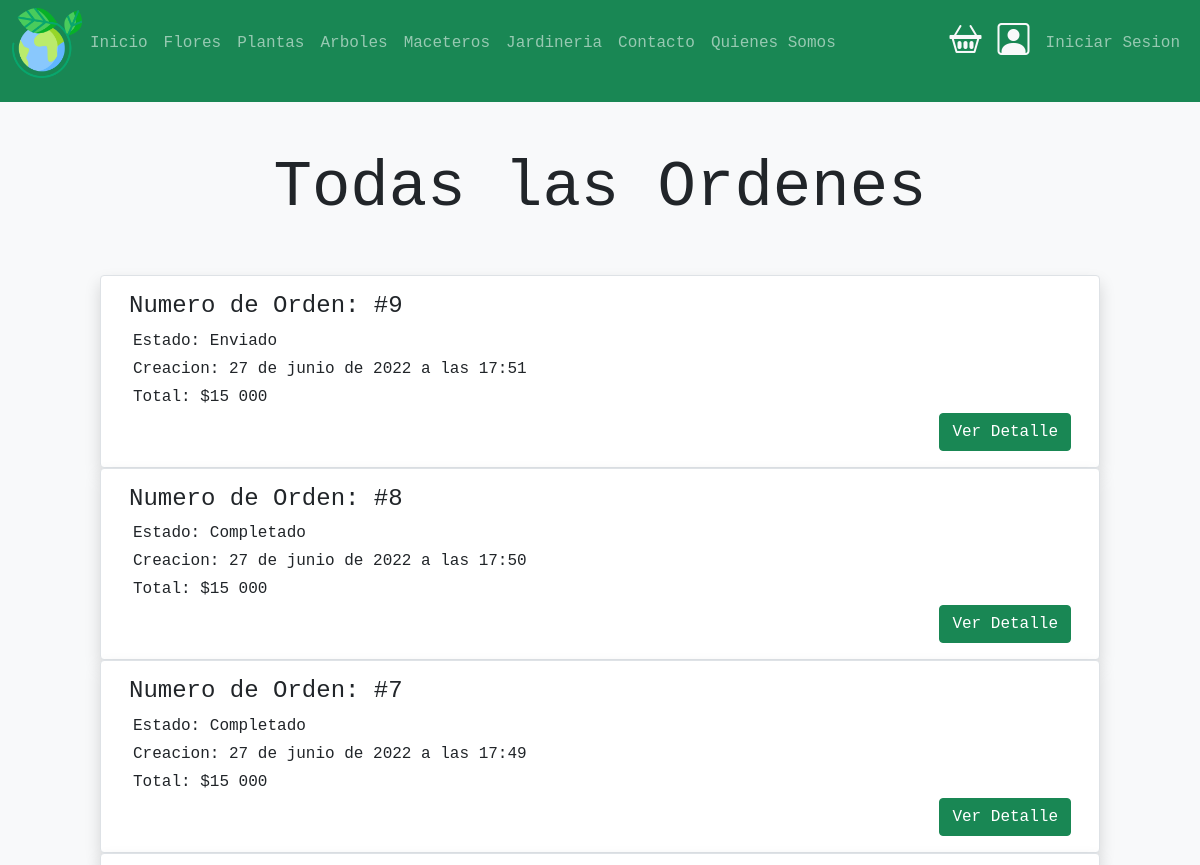
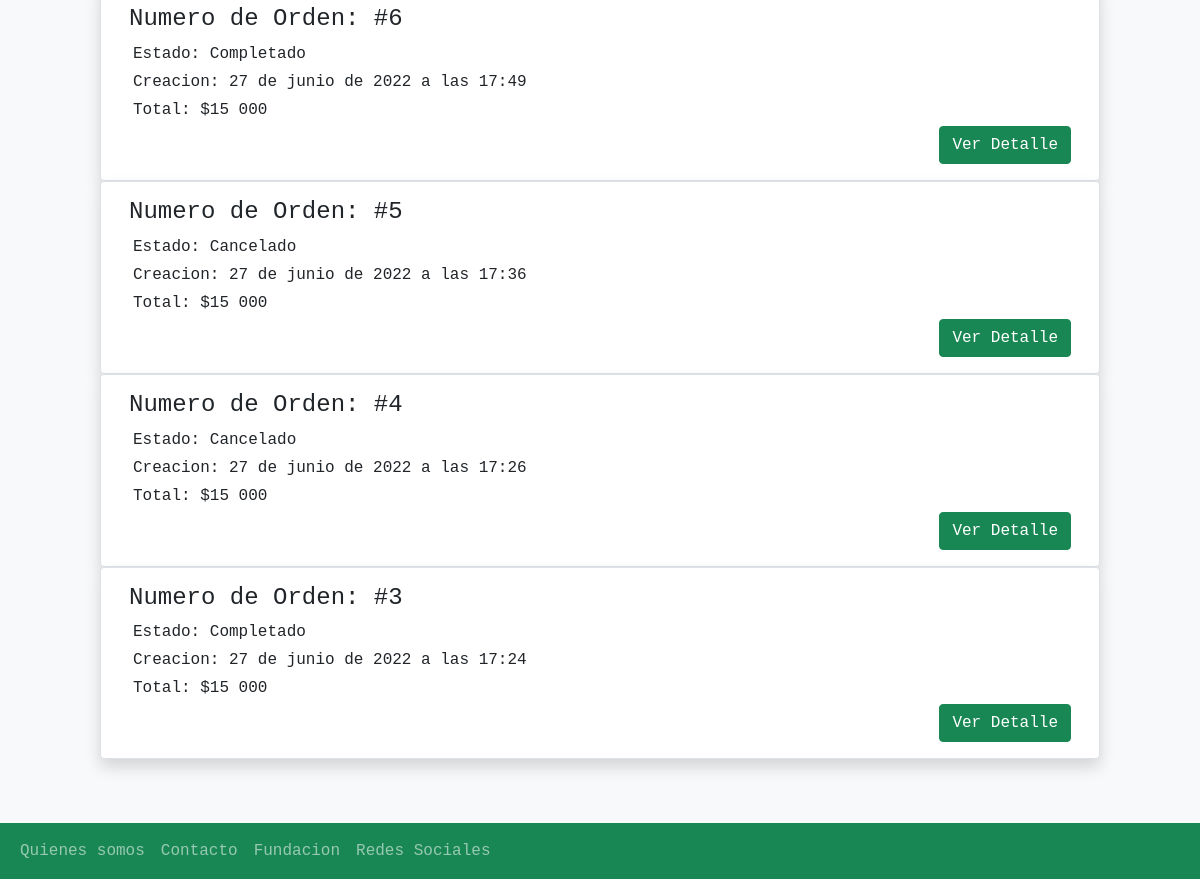
/orden/allOrdenes, run on an earlier commit of the app's database (2 pictures, top to bottom).
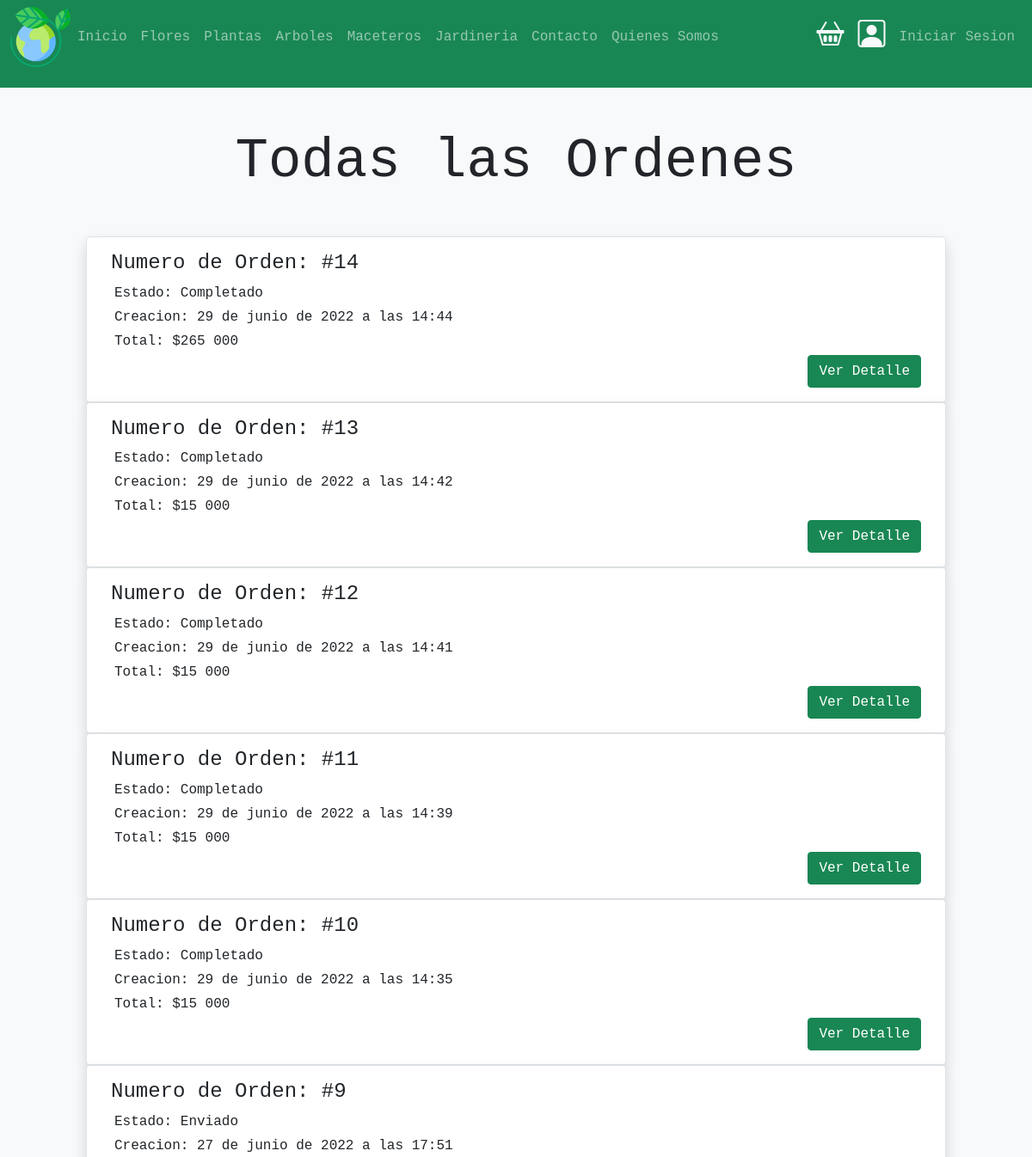
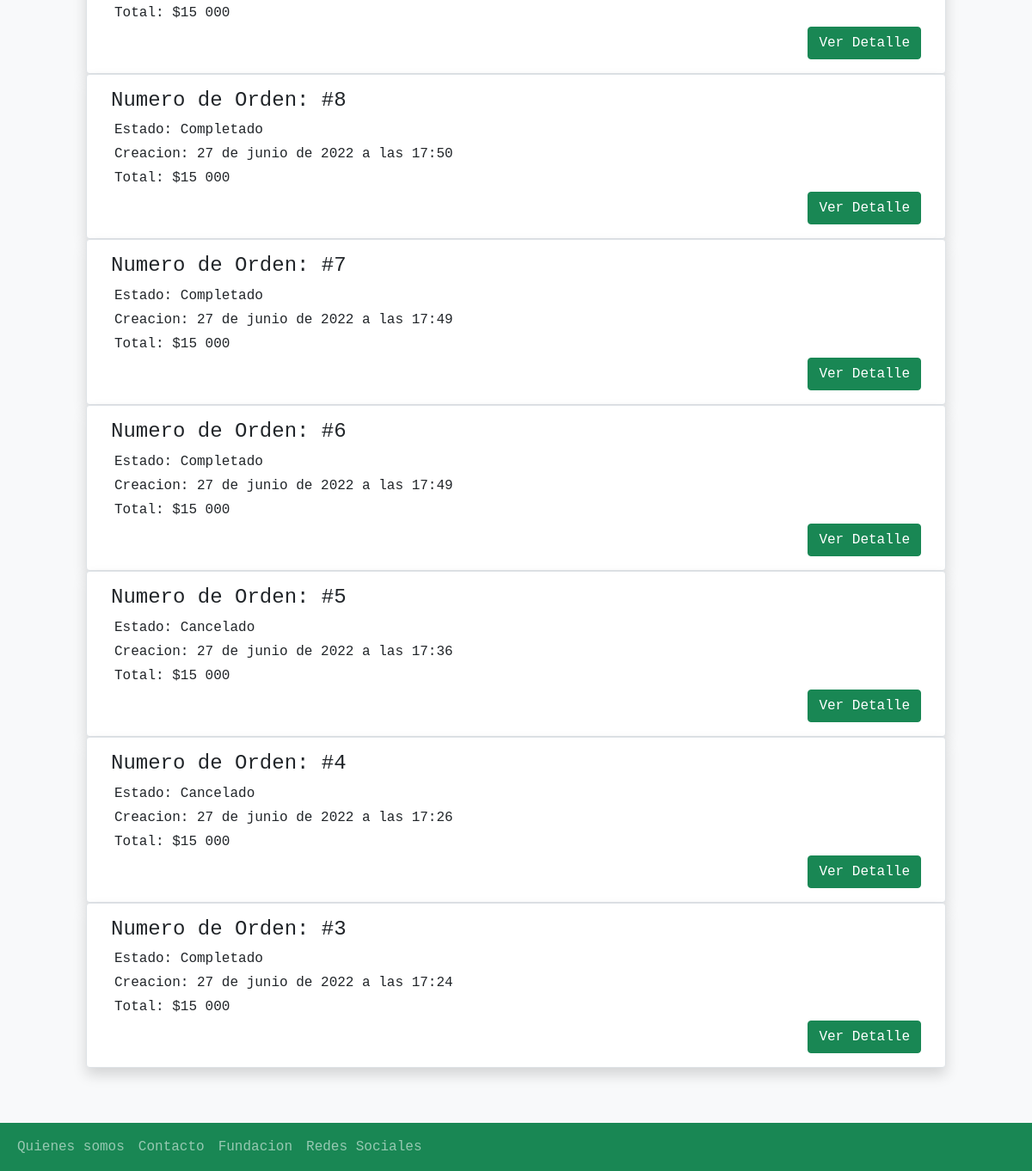
And on a later commit of the database (2 pictures, top to bottom).
### ordenes/models.py (models this page shows, shortened)
class Ordenes(models.Model):
    orden_id = models.CharField(max_length=100, null=False, blank=False, unique=True)
    usuario = models.ForeignKey(User, on_delete = models.CASCADE)
    carrito = models.ForeignKey(Carrito, on_delete = models.CASCADE)
    status = models.ForeignKey(status, on_delete= models.PROTECT)
    total = models.IntegerField(default=0)
    envio = models.IntegerField(default=15000)
    creacion = models.DateTimeField(auto_now_add=True)
    direccion_envio = models.CharField( max_length=200 ,null=True , blank=True,)

class status(models.Model):
    nombre = models.CharField(max_length=50,blank=False, null=False, unique=True)
    def __str__(self):
        return self.nombre

### ordenes/views.py (the view)
# urls.py: path('allOrdenes', views.allOrdenes , name='allOrdenes'),
def allOrdenes(request):
    ordenes = Ordenes.objects.all().order_by('-id')
    return render(request,'ordenes/allOrdenes.html',{ 'ordenes':ordenes})

### ordenes/templates/ordenes/allOrdenes.html (shortened to what this page needs)
{% extends 'base.html' %}
{% load static %}
{% load humanize %}
{% block contenido %}
<section>
    <div class="p-5 bg-light">
        <div class="container">
            <h1 class="display-3 text-center bg-light">Todas las Ordenes</h1>
        </div>
        <section>
            <div class="container mb-3 mt-5">
                <div class="row">
                    {% for orden in ordenes %}
                    <div class="card border rounded shadow">
                        <div class="card-body">
                            <h4 class="card-title"> Numero de Orden: #{{ orden.id}}</h4>
                            <p class="card-text m-1">Estado: {{orden.status}} </p>
                            <p class="card-text m-1"> Creacion: {{ orden.creacion}} </p>
                            <p class="card-text m-1"> Total: ${{ orden.total | intcomma}} </p>
                            <div class="d-flex justify-content-end">
                                <a href="{% url 'ordenes:detalleCompra'  orden.carrito_id %}" class="btn btn-success" role="button"> Ver Detalle</a>
                            </div>
                        </div>
                    </div>
                    {% endfor %}
                </div>
            </div>
        </section>
    </div>
</section>
{% endblock contenido %}

### templates/base.html (shortened to what this page needs)
{% load static %}
<!DOCTYPE html>
<html lang="es">
<head>
    <link href="https://cdn.jsdelivr.net/npm/bootstrap@5.1.3/dist/css/bootstrap.min.css" rel="stylesheet">
    <link rel="stylesheet" href="https://cdn.jsdelivr.net/npm/bootstrap-icons@1.8.2/font/bootstrap-icons.css">
    <link rel="stylesheet" href=" {% static 'css/miestilo.css'%} ">
</head>
<body>
    <header>
        <nav class="navbar navbar-expand-xl navbar-dark bg-success">
            <div class="container-fluid">
                <a href="{% url 'home'%}">
                    <img src="{% static 'img/el-planeta-tierra.png' %}" alt="Logo" style="width: 70px;">
                </a>
                <div class="collapse navbar-collapse" id="mynavbar">
                    <ul class="navbar-nav me-auto">
                        <li class="nav-item">
                            <a class="nav-link" href="{% url 'home' %}">Inicio</a>
                        </li>
                        <li class="nav-item">
                            <a class="nav-link" href="{% url 'flores' %}">Flores</a>
                        </li>
                        <li class="nav-item">
                            <a class="nav-link" href="{% url 'plantas' %}">Plantas</a>
                        </li>
                        <li class="nav-item">
                            <a class="nav-link" href="{% url 'arboles' %}">Arboles</a>
                        </li>
                        <li class="nav-item">
                            <a class="nav-link" href="{% url 'maceteros' %}">Maceteros</a>
                        </li>
                        <li class="nav-item">
                            <a class="nav-link" href="{% url 'jardineria' %}">Jardineria</a>
                        </li>
                        <li class="nav-item">
                            <a class="nav-link" href="{% url 'contacto'%}">Contacto</a>
                        </li>
                        <li class="nav-item">
                            <a class="nav-link" href="{% url 'quienesSomos'%}">Quienes Somos</a>
                        </li>
                    </ul>
                    <div class="d-flex m-1">
                        <a href="{% url 'carrito:carrito'%}" class="text-light">
                            <i class="bi bi-basket2 p-1" style="font-size: 2rem;"></i>
                        </a>
                    </div>
                    <div class="d-flex m-2">
                        {% if user.is_authenticated %}
                            <a href="{% url 'perfil'%}" class="text-light">
                                <i class="bi bi-person-square" style="font-size: 2rem;"></i>
                            </a>
                        {% else%}
                            <a href="{% url 'login' %}" class="text-light">
                                <i class="bi bi-person-square" style="font-size: 2rem;"></i>
                            </a>
                        {% endif %}
                    </div>
                    <ul class="navbar-nav ">
                        {% if user.is_authenticated %}
                        <li class="nav-item">
                            <a class="nav-link" href="{% url 'perfil'%}">@{{ user.username }}</a>
                        </li>
                        <li class="nav-item">
                            <a class="nav-link" href="{% url 'logout' %}">Cerrar sesion</a>
                        </li>
                        {% else%}
                        <li class="nav-item d-flex">
                            <a class="nav-link" href="{% url 'login' %}">Iniciar Sesion</a>
                        </li>
                        {% endif %}
                    </ul>
                </div>
            </div>
        </nav>
        <nav class="navbar navbar-expand-xl navbar-dark bg-success">
        </nav>
    </header>
{% block contenido %}
{% endblock contenido %}
   <footer>
        <nav class="navbar navbar-expand-sm bg-success navbar-dark">
            <div class="container-fluid">
                <ul class="navbar-nav me-auto">
                    <li class="nav-item">
                        <a class="nav-link" href=" {% url 'quienesSomos'%}">Quienes somos</a>
                    </li>
                    <li class="nav-item">
                        <a class="nav-link" href=" {% url 'contacto'%} ">Contacto</a>
                    </li>
                    <li class="nav-item">
                        <a class="nav-link" href="javascript:void(0)">Fundacion</a>
                    </li>
                    <li class="nav-item">
                        <a class="nav-link" href="#">Redes Sociales</a>
                    </li>
                </ul>
            </div>
          </nav>
    </footer>
</body>
</html>

### static/css/miestilo.css (style rules this page uses)
body { font-family: monospace; }
.container { width: 100%; max-width: 1000px; margin: auto; }

What changed in the data, as far as the page shows it:
added Ordenes: id "14", status "Completado", creacion "29 de junio de 2022 a las 14:44", total "265 000"
added Ordenes: id "13", status "Completado", creacion "29 de junio de 2022 a las 14:42", total "15 000"
added Ordenes: id "12", status "Completado", creacion "29 de junio de 2022 a las 14:41", total "15 000"
added Ordenes: id "11", status "Completado", creacion "29 de junio de 2022 a las 14:39", total "15 000"
added Ordenes: id "10", status "Completado", creacion "29 de junio de 2022 a las 14:35", total "15 000"
